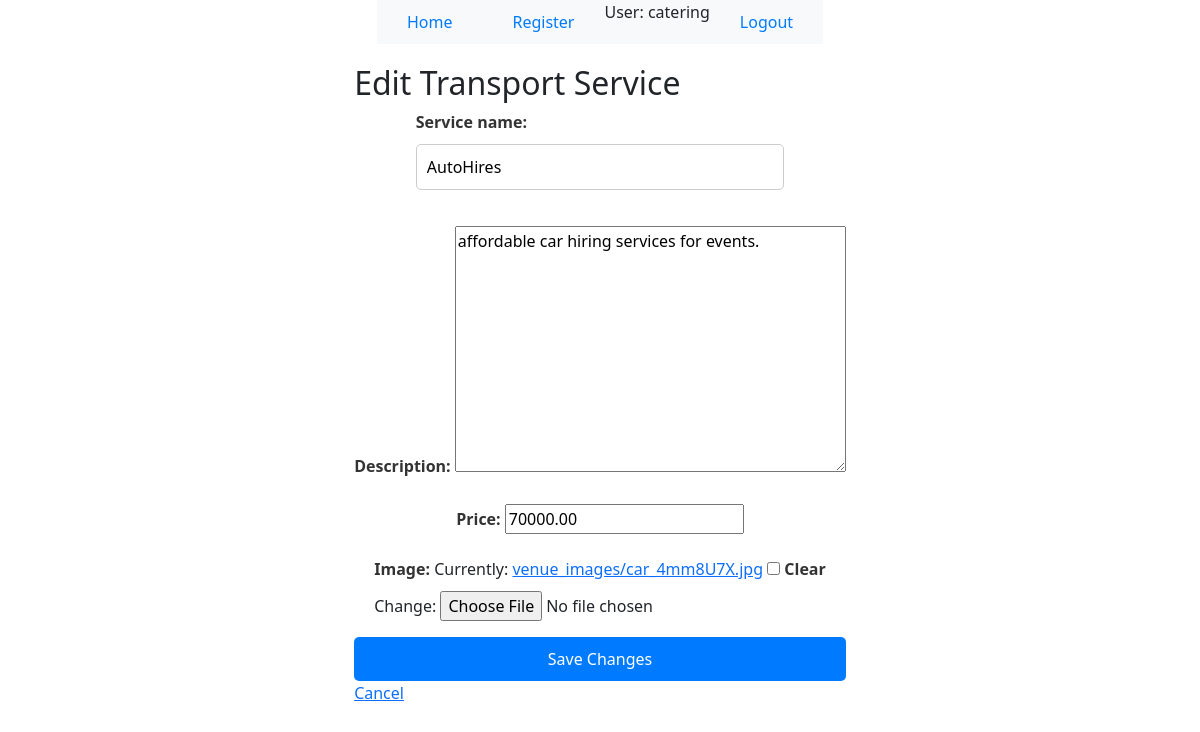
The app's page /catalog/edit_transport/1/ (signed in) with its own data.
### catalog/models.py (models this page shows, shortened)
class Transport(models.Model):
    AVAILABILITY_CHOICES = [
        ('A', 'Available'),
        ('N', 'Not Available'),
    ]
    transport_id = models.AutoField(primary_key=True)
    user_id = models.ForeignKey(settings.AUTH_USER_MODEL, on_delete=models.SET_NULL, null=True, blank=True)
    service_name = models.CharField(max_length=255)
    description = models.TextField()
    price = models.DecimalField(max_digits=10, decimal_places=2)
    availability_status = models.CharField(max_length=1, choices=AVAILABILITY_CHOICES, default='A')
    image = models.ImageField(upload_to='venue_images/', null=True, blank=True)

### catalog/views.py (the view)
# urls.py: path('edit_transport/<int:transport_id>/', views.edit_transport, name='edit_transport'),
@login_required()
def edit_transport(request, transport_id):
    transport = get_object_or_404(Transport, pk=transport_id)
    if request.method == 'POST':
        form = TransportForm(request.POST, request.FILES, instance=transport)
        if form.is_valid():
            form.save()
            return redirect('my_cars')
    else:
        form = TransportForm(instance=transport)
    return render(request, 'edit_transport.html', {'form': form, 'transport': transport})

### catalog/forms.py
class TransportForm(forms.ModelForm):
    class Meta:
        model = Transport
        fields = ['service_name', 'description', 'price', 'image']

### catalog/templates/edit_transport.html (shortened to what this page needs)
{% extends 'base_generic.html' %}
{% block content %}
  <h2>Edit Transport Service</h2>
  <form method="post" enctype="multipart/form-data">
    {{ form.as_p }}
    <button type="submit">Save Changes</button>
  </form>
  <a href="{% url 'my_cars' %}">Cancel</a>
{% endblock %}

### catalog/templates/base_generic.html (shortened to what this page needs)
<!DOCTYPE html>
<html lang="en">
<head>
    <link href="https://cdn.jsdelivr.net/npm/bootstrap@5.3.2/dist/css/bootstrap.min.css"
          rel="stylesheet"
>
    {% load static %}
    <link rel="stylesheet" href="{% static 'css/style.css' %}" />
</head>
<body>
    <div class="container-fluid">
        <div class="row">
            <div class="col-sm-12">
                <ul class="nav">
                    <li class="nav-item">
                        <a class="nav-link" href="{% url 'index' %}">Home</a>
                    </li>
                    <li class="nav-item">
                        <a class="nav-link" href="{% url 'registration' %}">Register</a>
                    </li>
                    {% if user.is_authenticated %}
                        <li class="nav-item">User: {{ user.get_username }}</li>
                    <li class="nav-item"><a class="nav-link" href="{% url 'logout' %}?next={{ request.path }}">Logout</a></li>
                    {% else %}
                    <li class="nav-item"><a class="nav-link" href="{% url 'login' %}?next={{ request.path }}">Login</a></li>
                    {% endif %}
                </ul>
            </div>
        </div>
        <div class="row">
            <div class="col-sm-12">
                {% block content %}
                {% endblock %}
            </div>
        </div>
    </div>
</body>
</html>

### catalog/static/style.css (style rules this page uses)
.container-fluid { display: flex; flex-direction: column; align-items: center; }
.nav { background-color: #f8f9fa; display: flex; justify-content: center; margin-bottom: 20px; }
.nav li { display: inline; }
.nav-link { color: #007bff; text-decoration: none; padding: 10px 20px; margin: 0 10px; border-right: 1px solid #ccc; }
.nav-link:last-child { border-right: none; }
form { display: flex; flex-direction: column; align-items: center; width: 100%; }
form label { margin-bottom: 10px; font-weight: bold; color: #333; }
form input[type="text"], form input[type="email"], form input[type="password"] { padding: 10px; margin-bottom: 20px; border: 1px solid #ccc; border-radius: 5px; font-size: 16px; width: 100%; }
form button { padding: 10px 20px; background-color: #007bff; color: #fff; border: none; border-radius: 5px; font-size: 16px; cursor: pointer; width: 100%; }

### records on screen
Transport: service_name "AutoHires", description "affordable car hiring services for events.", price "70000.00"

### other values on screen
{{ user.get_username }} "catering"
